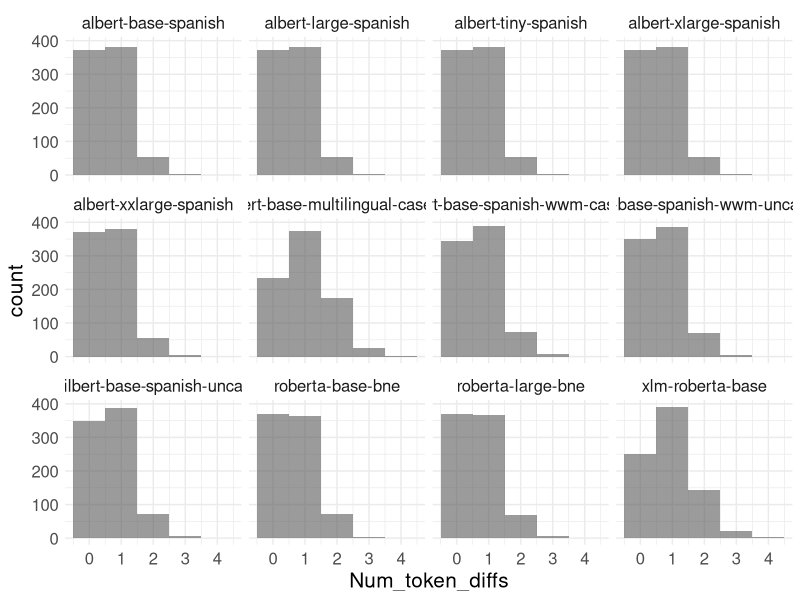

Write R code to recreate this figure.
## SAWC: tokenization properties for sentence pair stimuli across models

## figure and details for number of token differences across sentence pairs for 
#  each model
## figure and details for number of tokens to represent target words, for each 
#  model

library(dplyr)
library(ggplot2)
library(tidyverse)
library(viridis) 




all_colors <- viridis::viridis(10, option = "mako")
my_colors <- all_colors[c(3, 5, 7)]  # Selecting specific colors from the palette
my_colors <- all_colors[c(3, 7)]

### Read in all data

setwd("Desktop/backburner_projects/projects_sean/sawc/")
tokprop = read_csv("data/processed/models/token_properties.csv")

### Get number of token differences across sentence pairs
tokprop$Num_token_diffs <- abs(tokprop$Num_tokens_s1 - tokprop$Num_tokens_s2)

### Compute the average, max, and modal number of token differences per model
# create the ``mode'' function
mode <- function(v) {
  uniqv <- unique(v)
  uniqv[which.max(tabulate(match(v, uniqv)))]
}


df_averaged <- tokprop %>%
  group_by(Model) %>%
  summarize(avg_token_diffs = mean(Num_token_diffs, na.rm = TRUE),
            max_token_diffs = max(Num_token_diffs, na.rm = TRUE),
            mod_token_diffs = mode(Num_token_diffs)) 

### Save to a .csv file
write.csv(df_averaged, "token_diffs_across_sentence_pairs_per_model.csv", row.names=FALSE, quote=FALSE) 


### Rename the models to something friendlier to read
# Find rows containing "albert-base"
rows_albert_base <- grepl("albert-base", tokprop$Model)
tp_albert_base <- tokprop[rows_albert_base, ]
tp_albert_base%>%
  mutate(Model = "ALBERT-base")

rows_albert_large <- grepl("albert-large", tokprop$Model)
tp_albert_large <- tokprop[rows_albert_large, ]
tp_albert_large%>%
  mutate(Model = "ALBERT-large")

rows_albert_tiny <- grepl("albert-tiny", tokprop$Model)
tp_albert_tiny <- tokprop[rows_albert_tiny, ]
tp_albert_tiny%>%
  mutate(Model = "ALBERT-tiny")

rows_albert_xlarge <- grepl("albert-xlarge", tokprop$Model)
tp_albert_xlarge <- tokprop[rows_albert_xlarge, ]
tp_albert_xlarge%>%
  mutate(Model = "ALBERT-xlarge")

rows_albert_xxlarge <- grepl("albert-xxlarge", tokprop$Model)
tp_albert_xxlarge <- tokprop[rows_albert_xxlarge, ]
tp_albert_xxlarge%>%
  mutate(Model = "ALBERT-xxlarge")

rows_bertbaseml <- grepl("bert-base-multilingual", tokprop$Model)
tp_bertbaseml <- tokprop[rows_bertbaseml, ]
tp_bertbaseml%>%
  mutate(Model = "mBERT")

rows_betocased <- grepl("bert-base-spanish-wwm-cased", tokprop$Model)
tp_betocased <- tokprop[rows_betocased, ]
tp_betocased%>%
  mutate(Model = "BETO-cased")

rows_betouncased <- grepl("bert-base-spanish-wwm-uncased", tokprop$Model)
tp_betouncased <- tokprop[rows_betouncased, ]
tp_betouncased%>%
  mutate(Model = "BETO-uncased")

rows_betouncased <- grepl("bert-base-spanish-wwm-uncased", tokprop$Model)
tp_betouncased <- tokprop[rows_betouncased, ]
tp_betouncased%>%
  mutate(Model = "BETO-uncased")

rows_distilbeto <- grepl("distilbert-base-spanish", tokprop$Model)
tp_distilbeto <- tokprop[rows_distilbeto, ]
tp_distilbeto%>%
  mutate(Model = "DistilBETO")

rows_robertabne <- grepl("roberta-base-bne", tokprop$Model)
tp_robertabne <- tokprop[rows_robertabne, ]
tp_robertabne%>%
  mutate(Model = "RoBERTa-BNE")

rows_robertabne_large <- grepl("roberta-large-bne", tokprop$Model)
tp_robertabne_large <- tokprop[rows_robertabne_large, ]
tp_robertabne_large%>%
  mutate(Model = "RoBerta-BNE-large")

rows_xlmroberta <- grepl("xlm-roberta-base", tokprop$Model)
tp_xlmroberta <- tokprop[rows_xlmroberta, ]
tp_xlmroberta%>%
  mutate(Model = "XLM-RoBERTa")

### Put all these new dfs together
df_all = tp_albert_base %>%
  bind_rows(tp_albert_large) %>%
  bind_rows(tp_albert_tiny) %>%
  bind_rows(tp_albert_xlarge) %>%
  bind_rows(tp_albert_xxlarge) %>%
  bind_rows(tp_bertbaseml) %>%
  bind_rows(tp_betocased) %>%
  bind_rows(tp_betouncased) %>%
  bind_rows(tp_distilbeto) %>%
  bind_rows(tp_robertabne) %>%
  bind_rows(tp_robertabne_large) %>%
  bind_rows(tp_xlmroberta)

nrow(df_all)



### Get number of token differences across sentence pairs
tokprop$Num_token_diffs <- abs(tokprop$Num_tokens_s1 - tokprop$Num_tokens_s2)
df_all$Num_token_diffs <- abs(df_all$Num_tokens_s1 - df_all$Num_tokens_s2)

### Plot distribution of token differences by model
ggplot(df_all, aes(x = Num_token_diffs)) + 
  geom_histogram(bins = 5, alpha = .6) + 
  theme_minimal() +
  facet_wrap(~Model) + 
  theme(text = element_text(size = 15),
        legend.position="none")